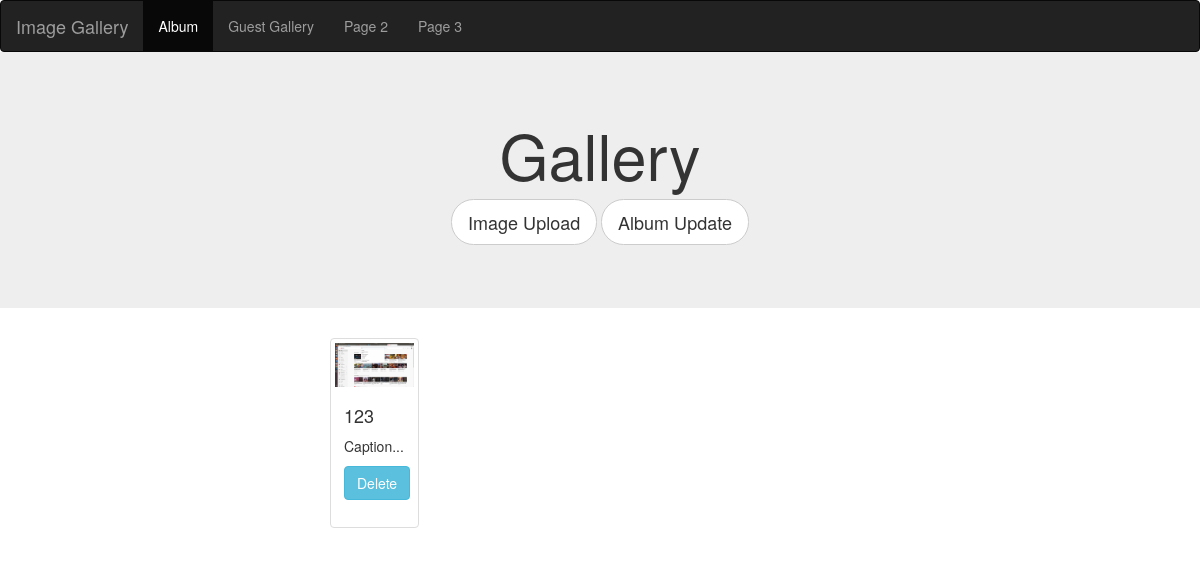
Page /gallery.php?album_id=60 (signed in) on the committed database.
### tables this page shows
CREATE TABLE `images` (
  `id` int(11) NOT NULL AUTO_INCREMENT,
  `caption` varchar(200) NOT NULL,
  `size` int(11) NOT NULL,
  `ext` varchar(100) DEFAULT NULL,
  `mime` varchar(100) DEFAULT NULL,
  `original_name` varchar(100) DEFAULT NULL,
  `user_id` int(11) NOT NULL,
  `album_id` int(11) NOT NULL,
  `image_name` varchar(255) NOT NULL,
  `created_at` datetime NOT NULL,
  `updated_at` datetime NOT NULL,
  `deleted_at` datetime DEFAULT NULL,
  `view_status` tinyint(1) NOT NULL,
  PRIMARY KEY (`id`),
  KEY `images_albums_FK` (`album_id`),
  KEY `images_users_FK` (`user_id`),
  CONSTRAINT `images_albums_FK` FOREIGN KEY (`album_id`) REFERENCES `albums` (`id`),
  CONSTRAINT `images_users_FK` FOREIGN KEY (`user_id`) REFERENCES `users` (`id`)
);

### model/view.php (called while the page is built, shortened)
<?php
class view
{
    function display($filename,$details=[],$header='header',$footer='footer'){
        extract($details);
         require_once 'views/'.$filename.'.php';
    }
}
?>

### gallery.php (called while the page is built, shortened)
<?php
require_once "model/view.php";
$data = [];
$object = new Image();
$viewobj = new view();
$albumobj = new Album();
$result = $object->whereClause([
    'user_id'=>$_SESSION['user_id'],
    'album_id'=>$_SESSION['album_id']
]);
$data['images'] = $result;
$album_details=$albumobj->getRecord($_SESSION['album_id']);
$data['album_details'] = $album_details;
$viewobj->display('gallery',$data);
?>

### model/DB.php (called while the page is built, shortened)
<?php
class DB
{
    protected static $connection = NULL;
    protected $_table;
    protected $clause;
    protected $trimmedclause;
    protected function connect()
    {
        try
        {
            if(is_null(self::$connection))
            {
                self::$connection = new PDO('mysql:host='.DB_HOST.';dbname='.DB_NAME,DB_USER,DB_PASS);
                self::$connection->setAttribute(PDO::ATTR_ERRMODE,PDO::ERRMODE_EXCEPTION);
                return self::$connection;
            }
            return self::$connection;
        }
        catch(PDOExeption $e)
        {
            die();
        }
    }
    public function setTable(string $name)
    {
        $this->_table = $name;
    }
    public function getTable() :string
    {
        return $this->_table;
    }
    public function whereClause(array $args)
    {   $row = [];
    $sql ="SELECT * FROM {$this->getTable()} ";
    $sql .='WHERE ';
    $sql .=$this->trimmedclause;
    $stmt = self::$connection->prepare($sql);
    foreach($args as $key => $value)
    {
        $stmt->bindValue(":$key", $value);
    }
    $stmt->execute();
    $row = $stmt->fetchAll(PDO::FETCH_ASSOC);
    return $row;
    }
   public function arrayToClause(array $args)
   {
    foreach($args as $key => $value )
    {
      $this->clause .= "$key =:$key AND ";
    }
    $this->trimmedclause = rtrim($this->clause,"AND ");
   }
}
?>

### views/gallery.php (the view, shortened to what this page needs)
<?php
$location = 'images/thumbnail/thumb_';
?>
<nav class="navbar navbar-inverse">
  <div class="container-fluid">
    <div class="navbar-header">
      <a class="navbar-brand" href="#">Image Gallery</a>
    </div>
    <ul class="nav navbar-nav">
      <li class="active"><a href="profile.php">Album</a></li>
      <li><a href="GuestGallery.php">Guest Gallery</a></li>
      <li><a href="#">Page 2</a></li>
      <li><a href="#">Page 3</a></li>
    </ul>
  </div>
</nav>
  <section class="jumbotron text-center">
        <div class="container">
          <h1 class="jumbotron-heading">Gallery</h1>
          <button type="button" class="btn btn-default btn-round-lg btn-lg" data-toggle="modal" data-target="#ImageUpload">Image Upload</button>
          <button type="button" class="btn btn-default btn-round-lg btn-lg" data-toggle="modal" data-target="#AlbumUpdate">Album Update</button>
        </div>
      </section>
<div class="col-md-6 col-md-offset-3">
<div class="col-xs-12 col-sm-10">
<div class="row">
    <?php
        if(isset($images))
        {
            if(!empty($images))
            {
                foreach($images as $image)
                {
                    if($image['deleted_at']==NULL)
                    {?>
                        <div class="col-xs-18 col-sm-6 col-md-3">
                                <div class="thumbnail" >
                                    <form action="<?=$_SERVER['PHP_SELF']?>" method="post">
                                        <img src="<?=$location.$image['image_name']?>"class="img-responsive" alt="card-img-top">
                                            <div class="caption">
                                                <h4><?=$image['caption']?></h4>
                                                <p>Caption...</p>
                                                <button type="submit" class="btn btn-info" name="delete-image">Delete</button>
                                        </div>
                                    </form>
                                </div>
                        </div>
    <?php
                    }
                }
    ?>
</div>
</div>
<?php
}
}
?>
</div>

### views/gallery.php (style rules this page uses)
.btn-round-lg { border-radius: 22.5px; }
.navbar { margin-bottom: 0px; }

### rows in the picture
images: image_name (picture), caption "123"
